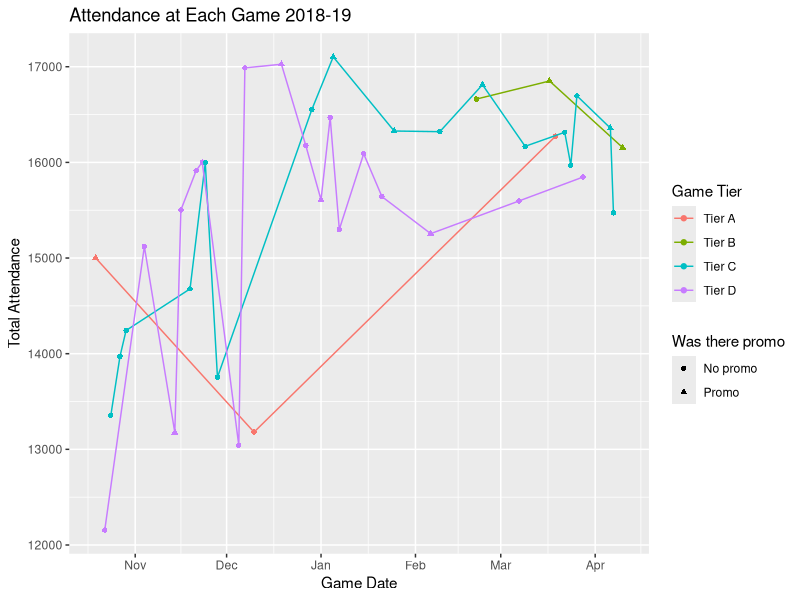
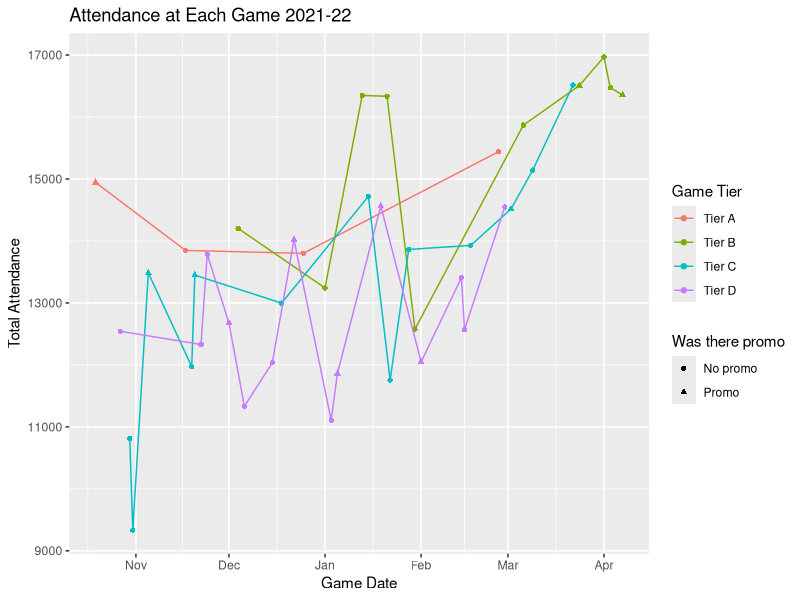
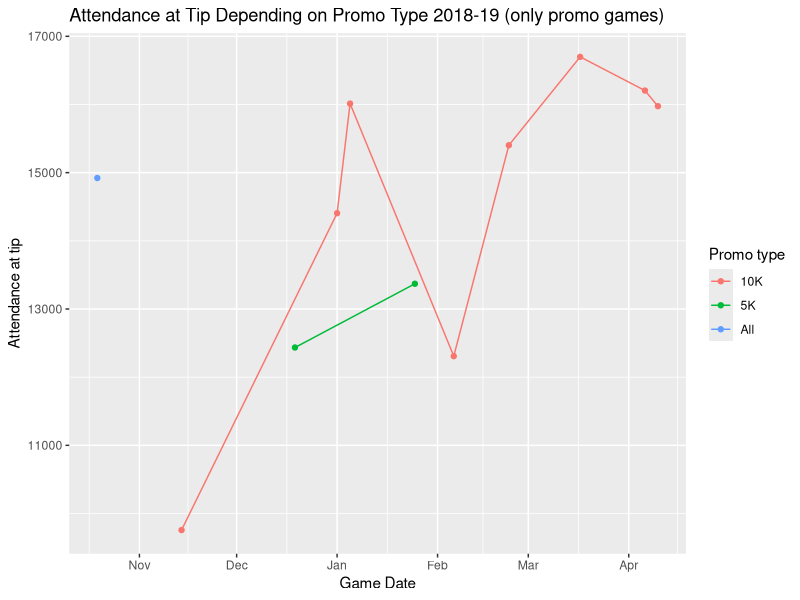
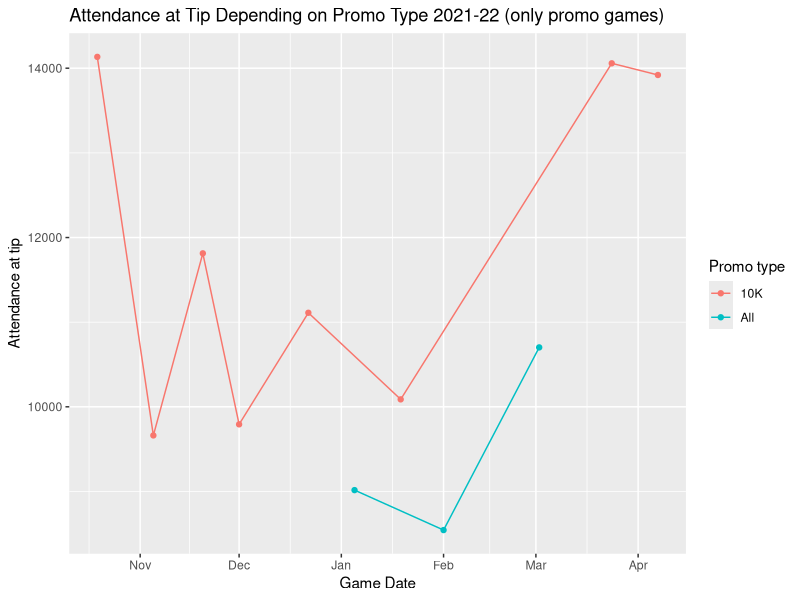
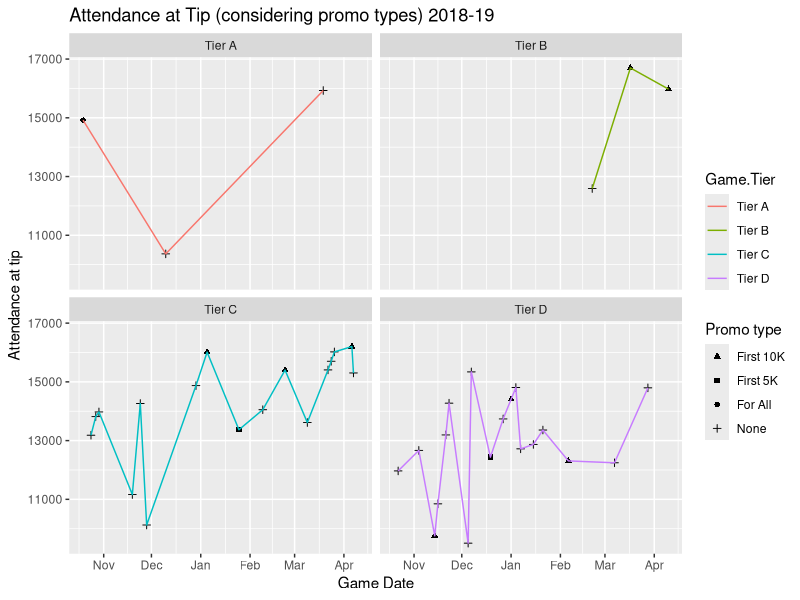
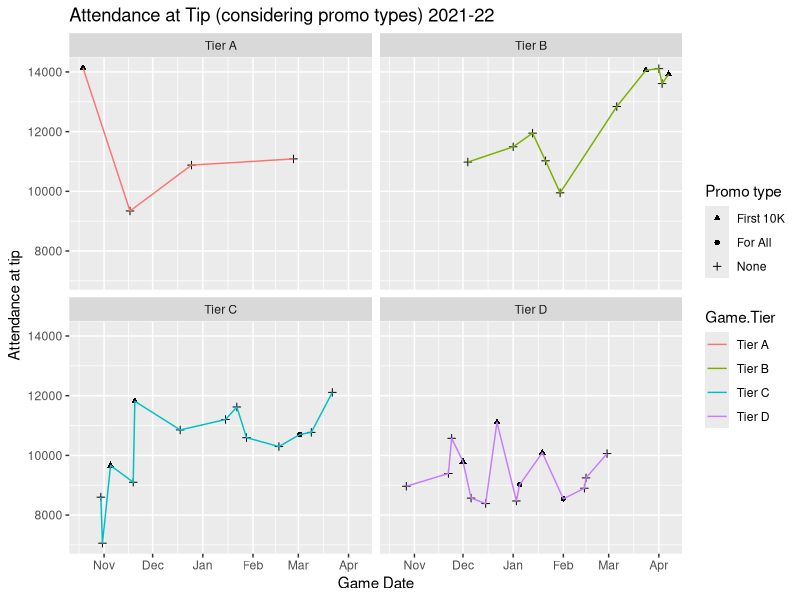
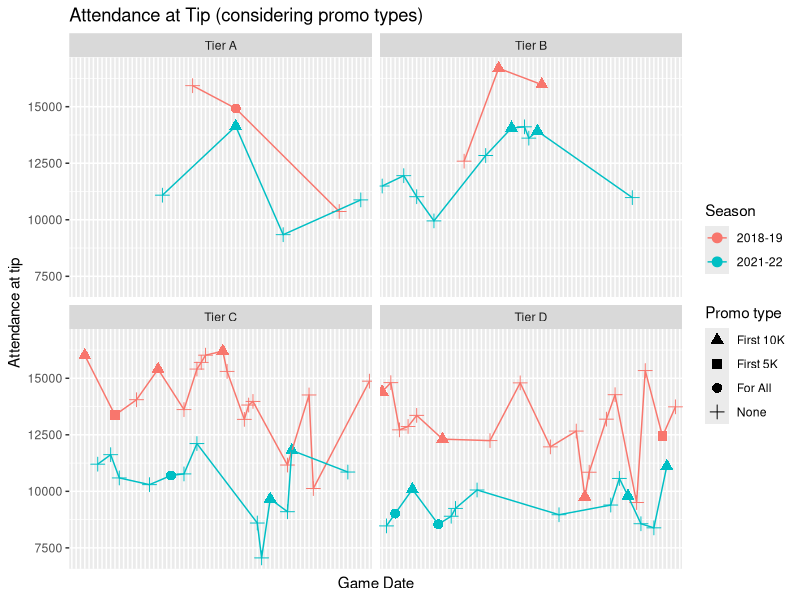

R code for these plots, in order:
## ---- chunk 1
knitr::opts_chunk$set(echo = TRUE)
library(ggplot2)
library(tidyverse)
library(stringr)
library(base)
library(lubridate)

#import csvs
season18_19 <- read.csv("hackathon-business-track/data/hackathon_2018_19_attendance.csv")
season21_22 <- read.csv("hackathon-business-track/data/hackathon_2021_22_attendance.csv")
seasonboth <- rbind(season18_19, season21_22)
## ---- chunk 2
att_timeline_18_19 <- season18_19 %>%
  select(Game.Date, Game.Tier, Total.Attendance, Promo) %>%
  mutate(Game.Date = as.Date(Game.Date, "%m/%d/%Y")) %>%
  mutate(if_promo = case_when(Promo == "" ~ "No promo",
                              TRUE ~ "Promo"))
## ---- chunk 3
att_timeline_21_22 <- season21_22 %>%
  select(Game.Date, Game.Tier, Total.Attendance, Promo) %>%
  mutate(Game.Date = as.Date(Game.Date, "%m/%d/%Y")) %>%
  mutate(if_promo = case_when(Promo == "" ~ "No promo",
                              TRUE ~ "Promo"))
## ---- chunk 4
ggplot(data = att_timeline_18_19, 
       aes(x = Game.Date, y = Total.Attendance, color = Game.Tier, shape = if_promo)) + 
  geom_point() + 
  geom_line(aes(x = Game.Date, y = Total.Attendance, color = Game.Tier), inherit.aes = FALSE) +
  # Add labels
  labs(title = "Attendance at Each Game 2018-19",
       x = "Game Date", 
       y = "Total Attendance", 
       color = "Game Tier", 
       shape = "Was there promo")
## ---- chunk 5
ggplot(data = att_timeline_21_22, 
       aes(x = Game.Date, y = Total.Attendance, color = Game.Tier, shape = if_promo)) + 
  geom_point() + 
  geom_line(aes(x = Game.Date, y = Total.Attendance, color = Game.Tier), inherit.aes = FALSE) +
  # Add labels
  labs(title = "Attendance at Each Game 2021-22",
       x = "Game Date", 
       y = "Total Attendance", 
       color = "Game Tier", 
       shape = "Was there promo")
## ---- chunk 6
tip_timeline_18_19 <- season18_19 %>%
  select(Game.Date, Attendance.at.tip, Promo, Note) %>%
  mutate(Game.Date = as.Date(Game.Date, "%m/%d/%Y")) %>%
  mutate(if_promo = case_when(Promo == "" ~ "No promo",
                              TRUE ~ "Promo")) %>%
  filter(if_promo == "Promo") %>%
  mutate(type_promo = case_when(str_detect(Note, "5K") ~ "5K",
                                str_detect(Note, "10K") ~ "10K", 
                                TRUE ~ "All"))
## ---- chunk 7
ggplot(data = tip_timeline_18_19, 
       aes(x = Game.Date, y = Attendance.at.tip, color = type_promo)) + 
  geom_point() + 
  geom_line() +
  # Add labels
  labs(title = "Attendance at Tip Depending on Promo Type 2018-19 (only promo games)",
       x = "Game Date", 
       y = "Attendance at tip", 
       color = "Promo type")
## ---- chunk 8
tip_timeline_21_22 <- season21_22 %>%
  select(Game.Date, Attendance.at.tip, Promo, Note) %>%
  mutate(Game.Date = as.Date(Game.Date, "%m/%d/%Y")) %>%
  mutate(if_promo = case_when(Promo == "" ~ "No promo",
                              TRUE ~ "Promo")) %>%
  filter(if_promo == "Promo") %>%
  mutate(type_promo = case_when(str_detect(Note, "5K") ~ "5K",
                                str_detect(Note, "10K") ~ "10K", 
                                TRUE ~ "All"))
## ---- chunk 9
ggplot(data = tip_timeline_21_22, 
       aes(x = Game.Date, y = Attendance.at.tip, color = type_promo)) + 
  geom_point() + 
  geom_line() +
  # Add labels
  labs(title = "Attendance at Tip Depending on Promo Type 2021-22 (only promo games)",
       x = "Game Date", 
       y = "Attendance at tip", 
       color = "Promo type")
## ---- chunk 10
promo_timeline_18_19 <- season18_19 %>%
  select(Game.Date, Game.Tier, Attendance.at.tip, Promo, Note) %>%
  mutate(Game.Date = as.Date(Game.Date, "%m/%d/%Y")) %>%
  mutate(if_promo = case_when(Promo == "" ~ "No promo",
                              TRUE ~ "Promo")) %>%
  mutate(type_promo = ifelse(if_promo == "Promo",
                             case_when(str_detect(Note, "5K") ~ "First 5K",
                                       str_detect(Note, "10K") ~ "First 10K", 
                                       TRUE ~ "For All"), "None"))
  # factor(type_promo, levels = c("None", "For All", "First 10K", "First 5K"), ordered = TRUE)
## ---- chunk 11
shapes <- c(3, 16, 17, 15)
names(shapes) <- c("None", "For All", "First 10K", "First 5K")

ggplot(data = promo_timeline_18_19, 
       aes(x = Game.Date, y = Attendance.at.tip, shape = type_promo)) + 
  geom_point() + 
  geom_line(aes(x = Game.Date, y = Attendance.at.tip, color = Game.Tier), 
            inherit.aes = FALSE) +
  scale_shape_manual(values = shapes) +
  # Add labels
  labs(title = "Attendance at Tip (considering promo types) 2018-19",
       x = "Game Date", 
       y = "Attendance at tip", 
       shape = "Promo type") +
  facet_wrap(vars(Game.Tier)) 
## ---- chunk 12
promo_timeline_21_22 <- season21_22 %>%
  select(Game.Date, Game.Tier, Attendance.at.tip, Promo, Note) %>%
  mutate(Game.Date = as.Date(Game.Date, "%m/%d/%Y")) %>%
  mutate(if_promo = case_when(Promo == "" ~ "No promo",
                              TRUE ~ "Promo")) %>%
  mutate(type_promo = ifelse(if_promo == "Promo",
                             case_when(str_detect(Note, "5K") ~ "First 5K",
                                       str_detect(Note, "10K") ~ "First 10K", 
                                       TRUE ~ "For All"), "None")) 

  #type_promo <- factor(levels = c("None", "For All", "First 10K", "First 5K"), ordered = TRUE)
## ---- chunk 13
shapes <- c(3, 16, 17, 15)
names(shapes) <- c("None", "For All", "First 10K", "First 5K")

ggplot(data = promo_timeline_21_22, 
       aes(x = Game.Date, y = Attendance.at.tip, shape = type_promo)) + 
  geom_point() + 
  geom_line(aes(x = Game.Date, y = Attendance.at.tip, color = Game.Tier), 
            inherit.aes = FALSE) +
  scale_shape_manual(values = shapes) +
  # Add labels
  labs(title = "Attendance at Tip (considering promo types) 2021-22",
       x = "Game Date", 
       y = "Attendance at tip", 
       shape = "Promo type") +
  facet_wrap(vars(Game.Tier))
## ---- chunk 14
promo_timeline <- seasonboth %>%
  select(Season, Game.Date, Game.Tier, Attendance.at.tip, Promo, Note) %>%
  mutate(Date = Game.Date) %>%
  separate(col = Date, into = c("Month", "Day", "Year"), sep = "/") %>%
  select(-c(Month, Day)) %>%
  mutate(Game.Date = as.Date(Game.Date, "%m/%d/%Y")) %>%
  mutate(month_day = format(as.Date(Game.Date), "%m/%d")) %>%
  select(-Game.Date) %>%
  mutate(if_promo = case_when(Promo == "" ~ "No promo",
                              TRUE ~ "Promo")) %>%
  mutate(type_promo = ifelse(if_promo == "Promo",
                             case_when(str_detect(Note, "5K") ~ "First 5K",
                                       str_detect(Note, "10K") ~ "First 10K", 
                                       TRUE ~ "For All"), "None")) 
## ---- chunk 15
shapes <- c(3, 16, 17, 15)
names(shapes) <- c("None", "For All", "First 10K", "First 5K")

dates <- unique(promo_timeline$month_day)

ggplot(data = promo_timeline, 
       aes(x = month_day, y = Attendance.at.tip, shape = type_promo, color = Season, group = Season)) + 
  geom_point(size = 3) + 
  geom_line() +
  scale_shape_manual(values = shapes) +
  # Add labels
  labs(title = "Attendance at Tip (considering promo types)",
       x = "Game Date", 
       y = "Attendance at tip", 
       shape = "Promo type") +
  facet_wrap(~Game.Tier, ncol = 2) +
   scale_x_discrete(breaks = dates) +
  theme(axis.text.x = element_blank(), axis.ticks.x=element_blank())
